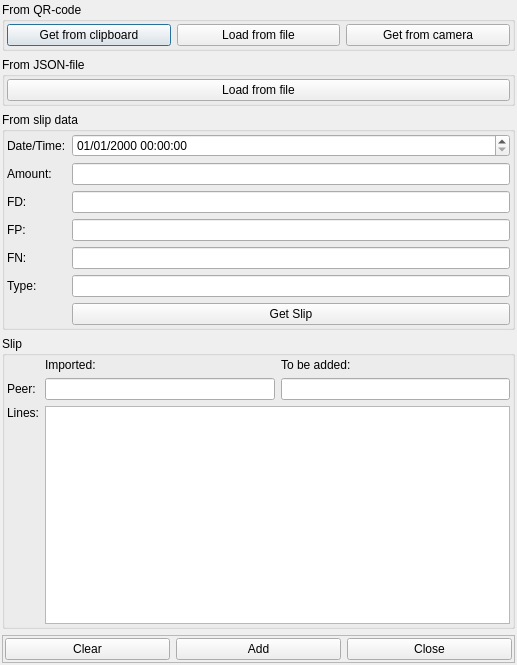
<?xml version="1.0" encoding="UTF-8"?>
<ui version="4.0">
 <class>ImportSlipDlg</class>
 <widget class="QDialog" name="ImportSlipDlg">
  <property name="geometry">
   <rect>
    <x>0</x>
    <y>0</y>
    <width>517</width>
    <height>665</height>
   </rect>
  </property>
  <property name="windowTitle">
   <string>Import Slip</string>
  </property>
  <layout class="QVBoxLayout" name="verticalLayout">
   <property name="spacing">
    <number>6</number>
   </property>
   <property name="leftMargin">
    <number>2</number>
   </property>
   <property name="topMargin">
    <number>2</number>
   </property>
   <property name="rightMargin">
    <number>2</number>
   </property>
   <property name="bottomMargin">
    <number>2</number>
   </property>
   <item>
    <widget class="QGroupBox" name="QRGroup">
     <property name="title">
      <string>From QR-code</string>
     </property>
     <layout class="QHBoxLayout" name="horizontalLayout">
      <property name="leftMargin">
       <number>2</number>
      </property>
      <property name="topMargin">
       <number>2</number>
      </property>
      <property name="rightMargin">
       <number>2</number>
      </property>
      <property name="bottomMargin">
       <number>2</number>
      </property>
      <item>
       <widget class="QPushButton" name="GetQRfromClipboardBtn">
        <property name="text">
         <string>Get from clipboard</string>
        </property>
       </widget>
      </item>
      <item>
       <widget class="QPushButton" name="LoadQRfromFileBtn">
        <property name="text">
         <string>Load from file</string>
        </property>
       </widget>
      </item>
      <item>
       <widget class="QPushButton" name="GetQRfromCameraBtn">
        <property name="text">
         <string>Get from camera</string>
        </property>
       </widget>
      </item>
     </layout>
    </widget>
   </item>
   <item>
    <widget class="QGroupBox" name="JSONGroup">
     <property name="title">
      <string>From JSON-file</string>
     </property>
     <layout class="QHBoxLayout" name="horizontalLayout_2">
      <property name="leftMargin">
       <number>2</number>
      </property>
      <property name="topMargin">
       <number>2</number>
      </property>
      <property name="rightMargin">
       <number>2</number>
      </property>
      <property name="bottomMargin">
       <number>2</number>
      </property>
      <item>
       <widget class="QPushButton" name="LoadJSONfromFileBtn">
        <property name="text">
         <string>Load from file</string>
        </property>
       </widget>
      </item>
     </layout>
    </widget>
   </item>
   <item>
    <widget class="QGroupBox" name="SlipDataGroup">
     <property name="title">
      <string>From slip data</string>
     </property>
     <layout class="QFormLayout" name="formLayout">
      <property name="leftMargin">
       <number>2</number>
      </property>
      <property name="topMargin">
       <number>2</number>
      </property>
      <property name="rightMargin">
       <number>2</number>
      </property>
      <property name="bottomMargin">
       <number>2</number>
      </property>
      <item row="2" column="1">
       <widget class="QLineEdit" name="FD"/>
      </item>
      <item row="4" column="1">
       <widget class="QLineEdit" name="FN"/>
      </item>
      <item row="3" column="1">
       <widget class="QLineEdit" name="FP"/>
      </item>
      <item row="4" column="0">
       <widget class="QLabel" name="FNlbl">
        <property name="text">
         <string>FN:</string>
        </property>
       </widget>
      </item>
      <item row="3" column="0">
       <widget class="QLabel" name="FPlbl">
        <property name="text">
         <string>FP:</string>
        </property>
       </widget>
      </item>
      <item row="6" column="1">
       <widget class="QPushButton" name="GetSlipBtn">
        <property name="text">
         <string>Get Slip</string>
        </property>
       </widget>
      </item>
      <item row="2" column="0">
       <widget class="QLabel" name="FDlbl">
        <property name="text">
         <string>FD:</string>
        </property>
       </widget>
      </item>
      <item row="6" column="0">
       <widget class="QLabel" name="DummyLbl">
        <property name="text">
         <string/>
        </property>
       </widget>
      </item>
      <item row="0" column="0">
       <widget class="QLabel" name="TimestampLbl">
        <property name="text">
         <string>Date/Time:</string>
        </property>
       </widget>
      </item>
      <item row="1" column="0">
       <widget class="QLabel" name="AmountLbl">
        <property name="text">
         <string>Amount:</string>
        </property>
       </widget>
      </item>
      <item row="0" column="1">
       <widget class="QDateTimeEdit" name="SlipTimstamp">
        <property name="displayFormat">
         <string>dd/MM/yyyy hh:mm:ss</string>
        </property>
       </widget>
      </item>
      <item row="1" column="1">
       <widget class="QLineEdit" name="SlipAmount"/>
      </item>
      <item row="5" column="0">
       <widget class="QLabel" name="SlipTypeLbl">
        <property name="text">
         <string>Type:</string>
        </property>
       </widget>
      </item>
      <item row="5" column="1">
       <widget class="QLineEdit" name="SlipType"/>
      </item>
     </layout>
    </widget>
   </item>
   <item>
    <widget class="QGroupBox" name="SlipGroup">
     <property name="title">
      <string>Slip</string>
     </property>
     <layout class="QGridLayout" name="gridLayout">
      <property name="leftMargin">
       <number>2</number>
      </property>
      <property name="topMargin">
       <number>2</number>
      </property>
      <property name="rightMargin">
       <number>2</number>
      </property>
      <property name="bottomMargin">
       <number>2</number>
      </property>
      <item row="1" column="1">
       <widget class="QLineEdit" name="lineEdit_4"/>
      </item>
      <item row="1" column="2">
       <widget class="QLineEdit" name="lineEdit_5"/>
      </item>
      <item row="1" column="0">
       <widget class="QLabel" name="PeerLbl">
        <property name="text">
         <string>Peer:</string>
        </property>
       </widget>
      </item>
      <item row="2" column="1" colspan="2">
       <widget class="QTableView" name="tableView"/>
      </item>
      <item row="2" column="0">
       <widget class="QLabel" name="LinesLbl">
        <property name="text">
         <string>Lines:</string>
        </property>
        <property name="alignment">
         <set>Qt::AlignLeading|Qt::AlignLeft|Qt::AlignTop</set>
        </property>
       </widget>
      </item>
      <item row="0" column="1">
       <widget class="QLabel" name="LoadedLbl">
        <property name="text">
         <string>Imported:</string>
        </property>
       </widget>
      </item>
      <item row="0" column="2">
       <widget class="QLabel" name="StoredLbl">
        <property name="text">
         <string>To be added:</string>
        </property>
       </widget>
      </item>
     </layout>
    </widget>
   </item>
   <item>
    <widget class="QFrame" name="frame">
     <property name="frameShape">
      <enum>QFrame::StyledPanel</enum>
     </property>
     <property name="frameShadow">
      <enum>QFrame::Raised</enum>
     </property>
     <layout class="QHBoxLayout" name="horizontalLayout_4">
      <property name="leftMargin">
       <number>2</number>
      </property>
      <property name="topMargin">
       <number>2</number>
      </property>
      <property name="rightMargin">
       <number>2</number>
      </property>
      <property name="bottomMargin">
       <number>2</number>
      </property>
      <item>
       <widget class="QPushButton" name="ClearBtn">
        <property name="text">
         <string>Clear</string>
        </property>
       </widget>
      </item>
      <item>
       <widget class="QPushButton" name="AddOperationBtn">
        <property name="text">
         <string>Add</string>
        </property>
       </widget>
      </item>
      <item>
       <widget class="QPushButton" name="CloseBtn">
        <property name="text">
         <string>Close</string>
        </property>
       </widget>
      </item>
     </layout>
    </widget>
   </item>
  </layout>
 </widget>
 <resources/>
 <connections/>
</ui>
